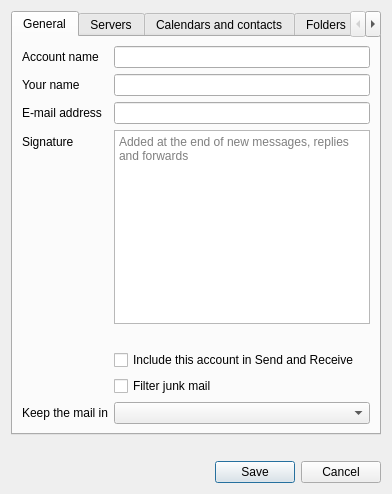
<?xml version="1.0" encoding="UTF-8"?>
<ui version="4.0">
 <class>EditAccount</class>
 <widget class="QWidget" name="EditAccount">
  <layout class="QVBoxLayout" name="layout">
   <item>
    <widget class="QTabWidget" name="tabs">
     <widget class="QWidget" name="general">
      <attribute name="title">
       <string>General</string>
      </attribute>
      <layout class="QFormLayout" name="generalForm">
       <item row="0" column="0">
        <widget class="QLabel" name="accountNameLabel">
         <property name="text">
          <string>Account name</string>
         </property>
         <property name="buddy">
          <cstring>accountName</cstring>
         </property>
        </widget>
       </item>
       <item row="0" column="1">
        <widget class="QLineEdit" name="accountName" />
       </item>
       <item row="1" column="0">
        <widget class="QLabel" name="yourNameLabel">
         <property name="text">
          <string>Your name</string>
         </property>
         <property name="buddy">
          <cstring>yourName</cstring>
         </property>
        </widget>
       </item>
       <item row="1" column="1">
        <widget class="QLineEdit" name="yourName" />
       </item>
       <item row="2" column="0">
        <widget class="QLabel" name="emailLabel">
         <property name="text">
          <string>E-mail address</string>
         </property>
         <property name="buddy">
          <cstring>email</cstring>
         </property>
        </widget>
       </item>
       <item row="2" column="1">
        <widget class="QLineEdit" name="email" />
       </item>
       <item row="3" column="0">
        <widget class="QLabel" name="signatureLabel">
         <property name="text">
          <string>Signature</string>
         </property>
         <property name="buddy">
          <cstring>signature</cstring>
         </property>
        </widget>
       </item>
       <item row="3" column="1">
        <widget class="QPlainTextEdit" name="signature">
         <property name="placeholderText">
          <string>Added at the end of new messages, replies and forwards</string>
         </property>
        </widget>
       </item>
       <item row="4" column="1">
        <widget class="QLabel" name="signatureCount" />
       </item>
       <item row="5" column="1">
        <widget class="QCheckBox" name="inSendReceive">
         <property name="text">
          <string>Include this account in Send and Receive</string>
         </property>
         <property name="toolTip">
          <string>Unticked, this account is refreshed only when you choose it in the Refresh button's menu</string>
         </property>
        </widget>
       </item>
       <item row="6" column="1">
        <widget class="QCheckBox" name="junkFilter">
         <property name="text">
          <string>Filter junk mail</string>
         </property>
         <property name="toolTip">
          <string>New mail that the server marked as spam, or that looks very much like junk, goes to the Junk folder before your rules run</string>
         </property>
        </widget>
       </item>
       <item row="7" column="0">
        <widget class="QLabel" name="storageLabel">
         <property name="text">
          <string>Keep the mail in</string>
         </property>
         <property name="buddy">
          <cstring>storage</cstring>
         </property>
        </widget>
       </item>
       <item row="7" column="1">
        <widget class="QComboBox" name="storage">
         <property name="toolTip">
          <string>Changing this moves the stored mail of this account. Nothing is deleted before the copy has been checked.</string>
         </property>
        </widget>
       </item>
      </layout>
     </widget>
     <widget class="QWidget" name="serversPage">
      <attribute name="title">
       <string>Servers</string>
      </attribute>
      <layout class="QVBoxLayout" name="serversLayout" stretch="0,0,0,0,0,0,1">
       <item>
        <widget class="QWidget" name="servers" />
       </item>
       <item>
        <widget class="QPushButton" name="testConnection">
         <property name="text">
          <string>Test connection</string>
         </property>
        </widget>
       </item>
       <item>
        <widget class="QLabel" name="certificates">
         <property name="wordWrap">
          <bool>true</bool>
         </property>
        </widget>
       </item>
       <item>
        <widget class="QPushButton" name="forgetCertificates">
         <property name="text">
          <string>Forget the accepted certificates</string>
         </property>
        </widget>
       </item>
       <item>
        <spacer name="serversEnd">
         <property name="orientation">
          <enum>Qt::Vertical</enum>
         </property>
         <property name="sizeType">
          <enum>QSizePolicy::Expanding</enum>
         </property>
         <property name="sizeHint" stdset="0">
          <size>
           <width>0</width>
           <height>0</height>
          </size>
         </property>
        </spacer>
       </item>
      </layout>
     </widget>
     <widget class="QWidget" name="calendars">
      <attribute name="title">
       <string>Calendars and contacts</string>
      </attribute>
      <layout class="QVBoxLayout" name="calendarsLayout" stretch="0,0,0,0,0,1">
       <item>
        <widget class="QLabel" name="calendarsExplanation">
         <property name="text">
          <string>Calendars, task lists and address books of this account are kept in step with a CalDAV and CardDAV server. Leave the address empty if this account has none.</string>
         </property>
         <property name="wordWrap">
          <bool>true</bool>
         </property>
        </widget>
       </item>
       <item>
        <layout class="QFormLayout" name="davForm">
         <item row="0" column="0">
          <widget class="QLabel" name="davUrlLabel">
           <property name="text">
            <string>Server address</string>
           </property>
           <property name="buddy">
            <cstring>davUrl</cstring>
           </property>
          </widget>
         </item>
         <item row="0" column="1">
          <widget class="QLineEdit" name="davUrl">
           <property name="placeholderText">
            <string>https://server.example.com/caldav/</string>
           </property>
          </widget>
         </item>
         <item row="1" column="0">
          <widget class="QLabel" name="davUsernameLabel">
           <property name="text">
            <string>User name</string>
           </property>
           <property name="buddy">
            <cstring>davUsername</cstring>
           </property>
          </widget>
         </item>
         <item row="1" column="1">
          <widget class="QLineEdit" name="davUsername">
           <property name="placeholderText">
            <string>(the same as for incoming mail)</string>
           </property>
          </widget>
         </item>
         <item row="2" column="0">
          <widget class="QLabel" name="davPasswordLabel">
           <property name="text">
            <string>New password</string>
           </property>
           <property name="buddy">
            <cstring>davPassword</cstring>
           </property>
          </widget>
         </item>
         <item row="2" column="1">
          <widget class="QLineEdit" name="davPassword">
           <property name="placeholderText">
            <string>(unchanged; or the mail password)</string>
           </property>
          </widget>
         </item>
         <item row="3" column="0">
          <widget class="QLabel" name="davFoldersLabel">
           <property name="text">
            <string>Folders</string>
           </property>
           <property name="buddy">
            <cstring>davFolders</cstring>
           </property>
          </widget>
         </item>
         <item row="3" column="1">
          <widget class="QWidget" name="davFolders" />
         </item>
        </layout>
       </item>
       <item>
        <widget class="QPushButton" name="findDav">
         <property name="text">
          <string>Find calendars, contacts and tasks</string>
         </property>
        </widget>
       </item>
       <item>
        <widget class="QLabel" name="davResult">
         <property name="wordWrap">
          <bool>true</bool>
         </property>
        </widget>
       </item>
       <item>
        <spacer name="calendarsEnd">
         <property name="orientation">
          <enum>Qt::Vertical</enum>
         </property>
         <property name="sizeType">
          <enum>QSizePolicy::Expanding</enum>
         </property>
         <property name="sizeHint" stdset="0">
          <size>
           <width>0</width>
           <height>0</height>
          </size>
         </property>
        </spacer>
       </item>
      </layout>
     </widget>
     <widget class="QWidget" name="folders">
      <attribute name="title">
       <string>Folders</string>
      </attribute>
      <layout class="QVBoxLayout" name="foldersLayout" stretch="0,1">
       <item>
        <widget class="QLabel" name="foldersNote">
         <property name="text">
          <string>Loading the folders from the server…</string>
         </property>
         <property name="wordWrap">
          <bool>true</bool>
         </property>
        </widget>
       </item>
       <item>
        <widget class="QTableWidget" name="folderTable" />
       </item>
      </layout>
     </widget>
     <widget class="QWidget" name="copies">
      <attribute name="title">
       <string>Server copies</string>
      </attribute>
      <layout class="QFormLayout" name="copiesForm">
       <item row="0" column="0">
        <widget class="QLabel" name="policyLabel">
         <property name="text">
          <string>Mail on the server</string>
         </property>
         <property name="buddy">
          <cstring>policy</cstring>
         </property>
        </widget>
       </item>
       <item row="0" column="1">
        <widget class="QComboBox" name="policy" />
       </item>
       <item row="1" column="0">
        <widget class="QLabel" name="daysLabel">
         <property name="text">
          <string>Delete after</string>
         </property>
         <property name="buddy">
          <cstring>days</cstring>
         </property>
        </widget>
       </item>
       <item row="1" column="1">
        <widget class="QSpinBox" name="days">
         <property name="suffix">
          <string> days</string>
         </property>
        </widget>
       </item>
      </layout>
     </widget>
    </widget>
   </item>
   <item>
    <widget class="QLabel" name="result">
     <property name="wordWrap">
      <bool>true</bool>
     </property>
    </widget>
   </item>
   <item>
    <widget class="QDialogButtonBox" name="buttons">
     <property name="standardButtons">
      <set>QDialogButtonBox::Save|QDialogButtonBox::Cancel</set>
     </property>
    </widget>
   </item>
  </layout>
 </widget>
 <resources />
 <connections />
</ui>
